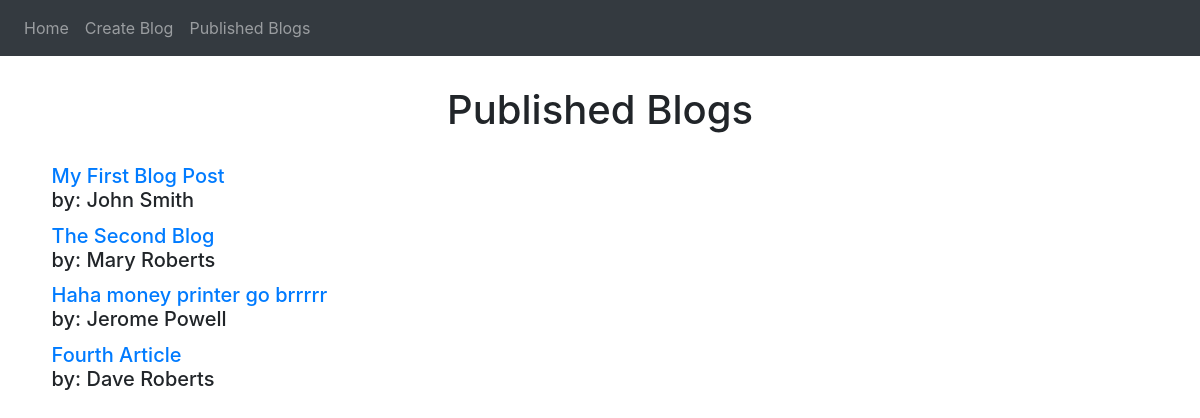
The page /published_blogs/ on the database as committed earlier.
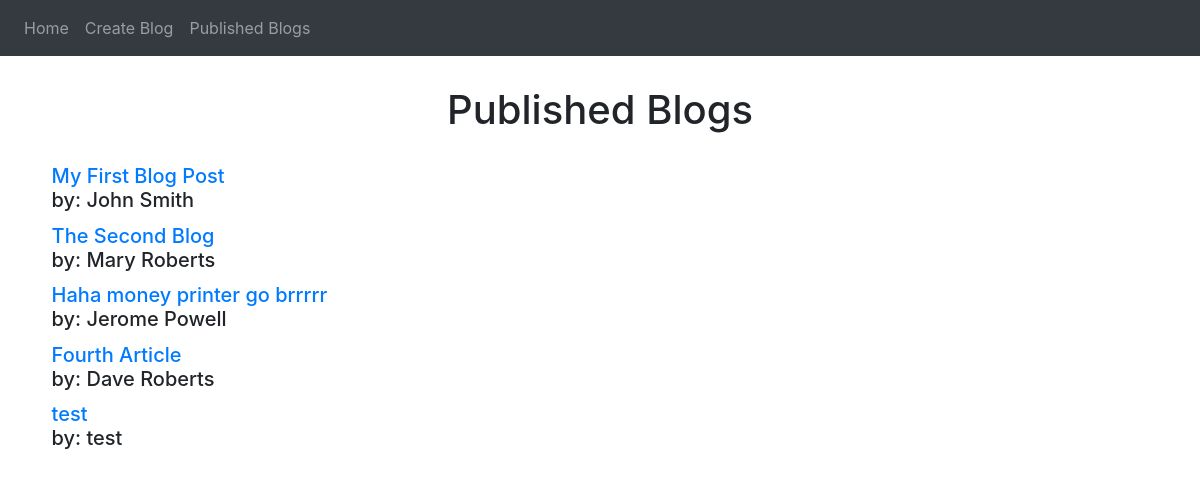
The same page on the database as committed later.
### blog/models.py (models this page shows)
class Article(models.Model):
    title = models.CharField(max_length=250)
    author = models.CharField(max_length=250)
    content = models.TextField()

### blog/views.py (the view)
# urls.py: path('published_blogs/', views.published_blogs_view),
def published_blogs_view(request):
    articles = Article.objects.all()
    template = loader.get_template('blog/publishedBlogs.html')
    context={'articles': articles}
    return HttpResponse(template.render(context, request))

### blog/templates/blog/publishedBlogs.html (shortened to what this page needs)
{% extends "blog/base.html" %}
{% block content %}
<h1 class="center publishedBlogsHeader">Published Blogs</h1>
<ul>
    {% for article in articles %}
    <h5 class="articleTitleSection"><a href="/individual_blog/?page={{forloop.counter}}">{{ article.title }}</a><br> by: {{article.author}}</h5>
    {% endfor %}
</ul>
{% endblock content %}

Rows that differ between the two databases and show on the page:
added Article: title "test", author "test"
